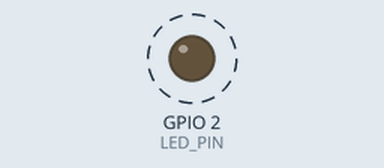
Bench run of a program on a simulated ESP32. Shown: output pins drawn as LEDs (lit = HIGH). Dashed ring = blinking. WiFi joins after 1.5 s; servers stay silent unless stated; what the program prints to the serial monitor is not drawn.

Above: at 2.0 s.
Timing chart, 0 to 4.5 s (numbered marks = the images above):
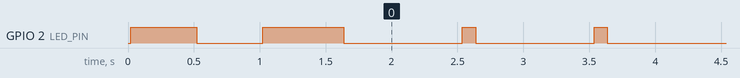

Measured:
- by itself, GPIO 2 (LED_PIN): goes LOW 0.50 s, HIGH 0.61 s, 128 × (LOW 0.90 s, HIGH 0.10 s), then LOW

The program:

main.cpp
```cpp
/**
 * ESP32 WiFi Template
 *
 * Template for WiFi-enabled ESP32 projects with automatic reconnection
 * and best practices for network management.
 *
 * IMPORTANT: Create a 'config.h' file with your WiFi credentials
 */

#include <Arduino.h>
#include <WiFi.h>

// WiFi Configuration - REPLACE THESE OR USE config.h
#ifndef WIFI_SSID
#define WIFI_SSID "YOUR_WIFI_SSID"
#define WIFI_PASSWORD "YOUR_WIFI_PASSWORD"
#endif

#define SERIAL_BAUD 115200
#define LED_PIN 2
#define WIFI_TIMEOUT_MS 20000
#define WIFI_RETRY_DELAY_MS 5000

// Function prototypes
void setup();
void loop();
bool connectToWiFi(uint8_t maxAttempts = 5);
void printSystemInfo();
void printWiFiInfo();

/**
 * Setup function
 */
void setup() {
    Serial.begin(SERIAL_BAUD);
    while (!Serial && millis() < 3000);

    Serial.println("\n\n========================================");
    Serial.println("ESP32 WiFi Firmware Starting...");
    Serial.println("========================================");

    pinMode(LED_PIN, OUTPUT);
    digitalWrite(LED_PIN, LOW);

    printSystemInfo();

    // Set WiFi mode
    WiFi.mode(WIFI_STA);
    WiFi.setAutoReconnect(true);

    // Connect to WiFi
    if (!connectToWiFi()) {
        Serial.println("[ERROR] Could not connect to WiFi after all attempts");
    }

    Serial.println("\n[INFO] Setup complete!");
    Serial.println("========================================\n");
}

/**
 * Main loop
 */
void loop() {
    // Check WiFi connection status
    if (WiFi.status() != WL_CONNECTED) {
        Serial.println("[WARNING] WiFi disconnected - attempting reconnection...");
        digitalWrite(LED_PIN, HIGH);
        connectToWiFi(3);
    } else {
        // WiFi connected - slow blink
        digitalWrite(LED_PIN, HIGH);
        delay(100);
        digitalWrite(LED_PIN, LOW);
        delay(900);
    }

    // Print status periodically
    static uint32_t lastStatus = 0;
    if (millis() - lastStatus > 10000) {
        lastStatus = millis();
        Serial.print("[STATUS] Free Heap: ");
        Serial.print(ESP.getFreeHeap());
        Serial.print(" bytes | WiFi RSSI: ");
        Serial.print(WiFi.RSSI());
        Serial.println(" dBm");
    }

    // Add your code here
}

/**
 * Connect to WiFi with timeout and bounded retry logic
 */
bool connectToWiFi(uint8_t maxAttempts) {
    for (uint8_t attempt = 1; attempt <= maxAttempts; attempt++) {
        Serial.printf("\n[WiFi] Connecting (attempt %u/%u)...\n", attempt, maxAttempts);
        Serial.print("  SSID: ");
        Serial.println(WIFI_SSID);

        WiFi.begin(WIFI_SSID, WIFI_PASSWORD);

        uint32_t startAttempt = millis();
        while (WiFi.status() != WL_CONNECTED &&
               (millis() - startAttempt) < WIFI_TIMEOUT_MS) {
            digitalWrite(LED_PIN, !digitalRead(LED_PIN));
            delay(500);
            Serial.print(".");
        }

        if (WiFi.status() == WL_CONNECTED) {
            Serial.println("\n[WiFi] Connected!");
            printWiFiInfo();
            digitalWrite(LED_PIN, HIGH);
            return true;
        }

        Serial.println("\n[WiFi] Attempt failed.");
        WiFi.disconnect(true);
        if (attempt < maxAttempts) {
            Serial.printf("  Retrying in %u ms...\n", WIFI_RETRY_DELAY_MS);
            delay(WIFI_RETRY_DELAY_MS);
        }
    }

    Serial.println("[WiFi] All connection attempts exhausted.");
    digitalWrite(LED_PIN, LOW);
    return false;
}

/**
 * Print system information
 */
void printSystemInfo() {
    Serial.println("\n[SYSTEM INFO]");
    Serial.print("  Chip Model: ");
    Serial.println(ESP.getChipModel());
    Serial.print("  CPU Frequency: ");
    Serial.print(ESP.getCpuFreqMHz());
    Serial.println(" MHz");
    Serial.print("  Free Heap: ");
    Serial.print(ESP.getFreeHeap());
    Serial.println(" bytes");
    Serial.print("  MAC Address: ");
    Serial.println(WiFi.macAddress());
}

/**
 * Print WiFi connection information
 */
void printWiFiInfo() {
    Serial.println("\n[WiFi INFO]");
    Serial.print("  IP Address: ");
    Serial.println(WiFi.localIP());
    Serial.print("  Gateway: ");
    Serial.println(WiFi.gatewayIP());
    Serial.print("  Subnet Mask: ");
    Serial.println(WiFi.subnetMask());
    Serial.print("  DNS Server: ");
    Serial.println(WiFi.dnsIP());
    Serial.print("  RSSI: ");
    Serial.print(WiFi.RSSI());
    Serial.println(" dBm");
}
```
